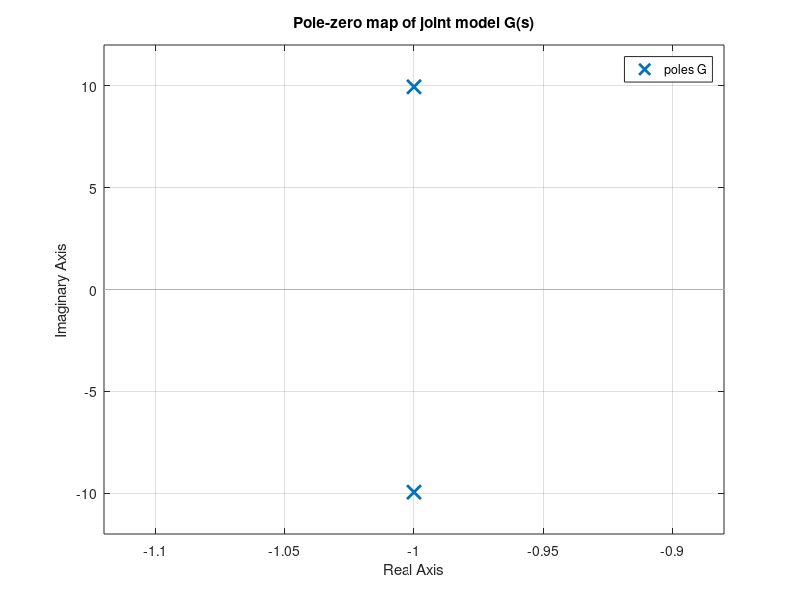

Source code (MATLAB):
% Parameters
J  = 0.01;
B  = 0.02;
K  = 1.0;
Kt = 0.5;

s = tf('s');
G = Kt / (J*s^2 + B*s + K);

[zG, pG, kG] = zpkdata(G, 'v');  % zeros, poles, gain in vector form
disp('Poles:'); disp(pG);
disp('Zeros:'); disp(zG);

figure; pzmap(G); grid on;
title('Pole-zero map of joint model G(s)');

% In Simulink, one would:
% 1) Use a Transfer Fcn block with numerator [Kt] and denominator [J B K]
% 2) Drive it with a Step block (torque command)
% 3) Observe joint angle with a Scope block
